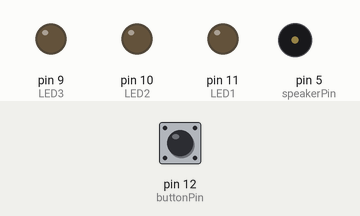
Simulated run of this sketch. Board: Arduino Uno, built with avr-gcc and run on an emulated ATmega328P. On the bench: output pins drawn as LEDs (lit = HIGH), buzzer (waves = sounding). The test bench sets the inputs (shaded band); at power-on: pin 12 (buttonPin) LOW.

Above: at 1.2 s.
1.3 s: pin 12 (buttonPin) pulled HIGH for 0.15 s
At 3.0 s:
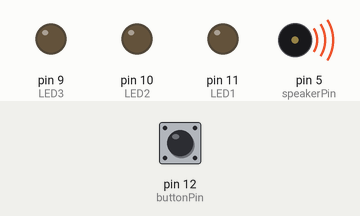
4.3 s: pin 12 (buttonPin) pulled HIGH for 3.2 s
At 7.7 s:
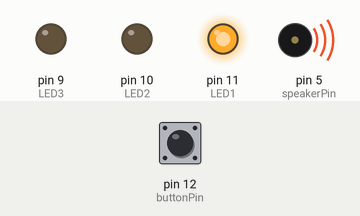
9.0 s: pin 12 (buttonPin) pulled HIGH for 1 s
At 12.15 s:
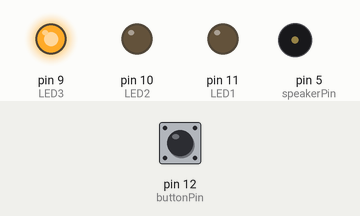
Timing chart, 0 to 15.0 s (numbered marks = the images above; inputs shaded):
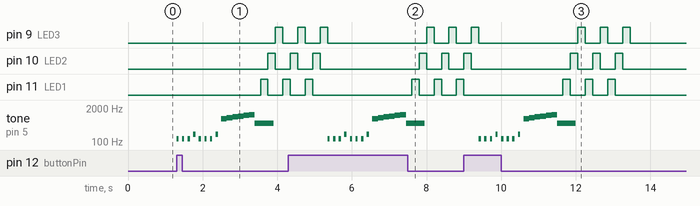

The sketch:

doorbell.ino
```cpp
/* melodyPlayer !

 Plays a melody when a button is pressed.

 circuit:
 * 8-ohm speaker on digital pin 5
 * Button connected to digital pin 12

 based on an example by by Tom Igoe
 http://arduino.cc/en/Tutorial/Tone */

int speakerPin = 5;
int buttonPin = 12;
int LED1 = 11;
int LED2 = 10;
int LED3 = 9;

int buttonState = 0;

// notes in the melody - these numbers actually control the pitches.
// if you are interested in making music with this circuit, check out:
// http://arduino.cc/en/Tutorial/Tone or go to
// File > Examples > 2.Digital > ToneMelody to learn how!
int melody[] = {131, 131, 131, 196, 131, 131, 131, 196, 784, 831, 932, 988, 1047, 1109, 523};

// note durations: 4 = quarter note, 8 = eighth note, etc.
// you only need to understand if you are interested in rhythm:
int noteDurations[] = {16,16,16,16,16,16,16,16,2,2,2,2,2,2,2};

void setup() {
  //declaring pins as inputs and outputs
  pinMode(speakerPin, OUTPUT); //speaker attached to pin 5
  pinMode(buttonPin, INPUT);  //button attached to pin 12
  pinMode(LED1, OUTPUT);
  pinMode(LED2, OUTPUT);
  pinMode(LED3, OUTPUT);
}

void loop() {
  //check the current state of the button
  buttonState = digitalRead(buttonPin);

  //if the button IS pressed
  if(buttonState == HIGH){  // HIGH = pressed
  playMelody();

  // Blink each of 3 LEDs 3 times.
        digitalWrite(LED1, HIGH);
        delay(200);
        digitalWrite(LED1, LOW);
        digitalWrite(LED2, HIGH);
        delay(200);
        digitalWrite(LED2, LOW);
        digitalWrite(LED3, HIGH);
        delay(200);
        digitalWrite(LED3, LOW);
        digitalWrite(LED1, HIGH);
        delay(200);
        digitalWrite(LED1, LOW);
        digitalWrite(LED2, HIGH);
        delay(200);
        digitalWrite(LED2, LOW);
        digitalWrite(LED3, HIGH);
        delay(200);
        digitalWrite(LED3, LOW);
        digitalWrite(LED1, HIGH);
        delay(200);
        digitalWrite(LED1, LOW);
        digitalWrite(LED2, HIGH);
        delay(200);
        digitalWrite(LED2, LOW);
        digitalWrite(LED3, HIGH);
        delay(200);
        digitalWrite(LED3, LOW);


  }

  //if the button IS NOT pressed
  else if(buttonState == LOW){ // LOW = NOT pressed
   //do nothing
  }
}

// Again, this section is important to understand
// only if you are interested in making music w/Arduino...
void playMelody(){
  // iterate over the notes of the melody:
  for (int thisNote = 0; thisNote < 15; thisNote++) {

  // to calculate the note duration, take one second
  // divided by the note type.
  //e.g. quarter note = 1000 / 4, eighth note = 1000/8, etc.
  int noteDuration = 1000/noteDurations[thisNote];
  tone(speakerPin, melody[thisNote],noteDuration);

  // Space between each note
  delay(150);
  }
}
```

Measured:
- after the input at 1.3 s, pin 9 (LED3): LOW → HIGH after 2.7 s, → LOW 0.20 s later; pin 10 (LED2): LOW → HIGH after 2.5 s, → LOW 0.20 s later
- after the input at 4.3 s, tone on pin 5 (speakerPin): plays 131 Hz for 0.06 s, 131 Hz for 0.06 s, 131 Hz for 0.06 s, 196 Hz for 0.06 s, 131 Hz for 0.06 s, 131 Hz for 0.06 s … (15 notes in this stretch), starting after 1.1 s
- after the input at 9.0 s, tone on pin 5 (speakerPin): plays 131 Hz for 0.06 s, 131 Hz for 0.06 s, 131 Hz for 0.06 s, 196 Hz for 0.06 s, 131 Hz for 0.06 s, 131 Hz for 0.06 s … (15 notes in this stretch), starting after 0.40 s
